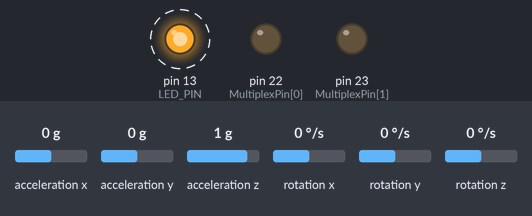
Recording of a sketch running on a simulated Arduino Mega 2560, built with avr-gcc and run on an emulated ATmega2560. Shown: output pins drawn as LEDs (lit = HIGH). Wiring (inferred from the names in the program): MPU-6050 motion sensor at I2C address 0x68; MPU-6050 motion sensor at I2C address 0x69. Dashed ring = blinking. The test bench sets the inputs (shaded band); at power-on: acceleration x 0 g, acceleration y 0 g, acceleration z 1 g, rotation x 0 °/s, rotation y 0 °/s, rotation z 0 °/s. What the sketch prints to the serial monitor is not drawn.

Above: at 0.1 s.
Timing chart, 0 to 3.0 s (numbered marks = the images above):
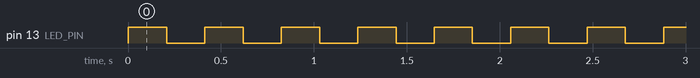

The sketch:

teste_acelgyro.ino
```cpp
#include <Wire.h>
#include <MPU6050.h>

#define SERIAL_BAUDRATE 9600
#define LED_PIN 13

const int MPU[3] = {0x68, 0x69, 0x68};
int16_t AcX[3] = {0,0,0},
        AcY[3] = {0,0,0},
        AcZ[3] = {0,0,0},
        GyX[3] = {0,0,0},
        GyY[3] = {0,0,0},
        GyZ[3] = {0,0,0}; //MPU
int MultiplexPin[2] = {22, 23}; //posição 1 = pino A
                                //posição 2 = pino B
bool Flash = false;

void getGyroValues(int pMultiplex, int pMPU, int16_t *pGyX, int16_t *pGyY, int16_t *pGyZ)
{ // MPU 6050 stuff
  if(pMultiplex == 1 || pMultiplex == 2) // se for um dos dois MPUs ligados juntos no primeiro grupo do multiplexador
  {
    digitalWrite(MultiplexPin[0], LOW);
    digitalWrite(MultiplexPin[1], LOW);
  }
  else // se não liga no segundo
  {
    digitalWrite(MultiplexPin[0], HIGH);
    digitalWrite(MultiplexPin[1], LOW);
  }
  Wire.beginTransmission(pMPU);
  Wire.write(0x43);
  Wire.endTransmission(); //talvez colocar false para não dar problema com o MLX
  Wire.requestFrom(pMPU, 6);
  while(Wire.available() < 6);
  *pGyX = Wire.read()<<8|Wire.read(); //0x43 (GYRO_XOUT_H) & 0x44 (GYRO_XOUT_L)
  *pGyY = Wire.read()<<8|Wire.read(); //0x45 (GYRO_YOUT_H) & 0x46 (GYRO_YOUT_L)
  *pGyZ = Wire.read()<<8|Wire.read(); //0x47 (GYRO_ZOUT_H) & 0x48 (GYRO_ZOUT_L)
}

void getAccelValues(int pMultiplex, int pMPU, int16_t *pAcX, int16_t *pAcY, int16_t *pAcZ)
{ // MPU 6050 stuff
  if(pMultiplex == 1 || pMultiplex == 2) // se for um dos dois MPUs ligados juntos no primeiro grupo do multiplexador
  {
    digitalWrite(MultiplexPin[0], LOW);
    digitalWrite(MultiplexPin[1], LOW);
  }
  else // se não liga no segundo
  {
    digitalWrite(MultiplexPin[0], HIGH);
    digitalWrite(MultiplexPin[1], LOW);
  }
  Wire.beginTransmission(pMPU);
  Wire.write(0x3B);
  Wire.endTransmission(); //talvez colocar false para não dar problema com o MLX
  Wire.requestFrom(pMPU, 6);
  while(Wire.available() < 6);
  *pAcX = Wire.read()<<8|Wire.read(); //0x43 (GYRO_XOUT_H) & 0x44 (GYRO_XOUT_L)
  *pAcY = Wire.read()<<8|Wire.read(); //0x45 (GYRO_YOUT_H) & 0x46 (GYRO_YOUT_L)
  *pAcZ = Wire.read()<<8|Wire.read(); //0x47 (GYRO_ZOUT_H) & 0x48 (GYRO_ZOUT_L)
}

void initializeMPU(int pMultiplex, int pMPU)
{
  //Serial.print("Iniciando MPU");
  if(pMultiplex == 1 || pMultiplex == 2) // se for um dos dois MPUs ligados juntos no primeiro grupo do multiplexador
  {
    digitalWrite(MultiplexPin[0], LOW);
    digitalWrite(MultiplexPin[1], LOW);
  }
  else
  {
    digitalWrite(MultiplexPin[0], HIGH);
    digitalWrite(MultiplexPin[1], LOW);
  }
  //POWER MANAGEMENT RELATED
  Wire.beginTransmission(pMPU); //escrevendo no endereço do MPU
  Wire.write(0x6B);            //acessando registrador responsável
  Wire.write(0b00000000);      //seta o sleep do MPU-6050 em 0
  Wire.endTransmission();      //termina a configuração //talvez colocar false para não dar problema com o MLX

  //GYRO CONFIG RELATED
  Wire.beginTransmission(pMPU);
  Wire.write(0x1B);
  Wire.write(0b00000000);
  Wire.endTransmission();//talvez colocar false para não dar problema com o MLX

  //ACCELEROMETER CONFIG RELATED
  Wire.beginTransmission(pMPU);
  Wire.write(0x1C);
  Wire.write(0b00000000);
  Wire.endTransmission();//talvez colocar false para não dar problema com o MLX
}

void sendSensorsData(){
  Serial.print("_");
  //MPU 1
  for(int i = 0; i < 3; i++){
    Serial.print(GyX[i]);//1
    Serial.print(":");
    Serial.print(GyY[i]);//2
    Serial.print(":");
    Serial.print(GyZ[i]);//3
    Serial.print(":");
    Serial.print(AcX[i]);//4
    Serial.print(":");
    Serial.print(AcY[i]);//5
    Serial.print(":");
    Serial.print(AcZ[i]);//6
    if(i != 2)
      Serial.print(":");
    else
      Serial.print("\n");
  }
}

void readSensorsData(){
  int sensor_1 = 0, sensor_2 = 1, sensor_3 = 2;

  getAccelValues    (sensor_1 + 1,
                     MPU[sensor_1],
                     &AcX[sensor_1],
                     &AcY[sensor_1],
                     &AcZ[sensor_1]);

  getGyroValues     (sensor_1 + 1,
                     MPU[sensor_1],
                     &GyX[sensor_1],
                     &GyY[sensor_1],
                     &GyZ[sensor_1]);

  getAccelValues    (sensor_2 + 1,
                     MPU[sensor_2],
                     &AcX[sensor_2],
                     &AcY[sensor_2],
                     &AcZ[sensor_2]);

  getGyroValues     (sensor_2 + 1,
                     MPU[sensor_2],
                     &GyX[sensor_2],
                     &GyY[sensor_2],
                     &GyZ[sensor_2]);

  /*getAccelValues    (sensor_3 + 1,
                       MPU[sensor_3],
                       &AcX[sensor_3],
                       &AcY[sensor_3],
                       &AcZ[sensor_3]);*/
  /*getGyroValues     (sensor_3 + 1,
                       MPU[sensor_3],
                       &GyX[sensor_3],
                       &GyY[sensor_3],
                       &GyZ[sensor_3]);*/
}

void setup() {
  // put your setup code here, to run once:
  int sensor_1 = 0, sensor_2 = 1, sensor_3 = 2;
  pinMode(LED_PIN, OUTPUT);
  Serial.begin(SERIAL_BAUDRATE);

  pinMode(MultiplexPin[0], OUTPUT);
  pinMode(MultiplexPin[1], OUTPUT);

  Wire.begin();

  initializeMPU(sensor_1 + 1, MPU[sensor_1]);
  initializeMPU(sensor_2 + 1, MPU[sensor_2]);
  //initializeMPU(sensor_3 + 1, MPU[sensor_3]);
}

void loop() {
  // put your main code here, to run repeatedly:
  Flash = !Flash;
  if(Flash)
    digitalWrite(LED_PIN, HIGH);
  else
    digitalWrite(LED_PIN, LOW);

  readSensorsData();
  sendSensorsData();
  delay(200);
}
```

Measured:
- by itself, pin 13 (LED_PIN): alternates HIGH for 0.21 s and LOW for 0.21 s
